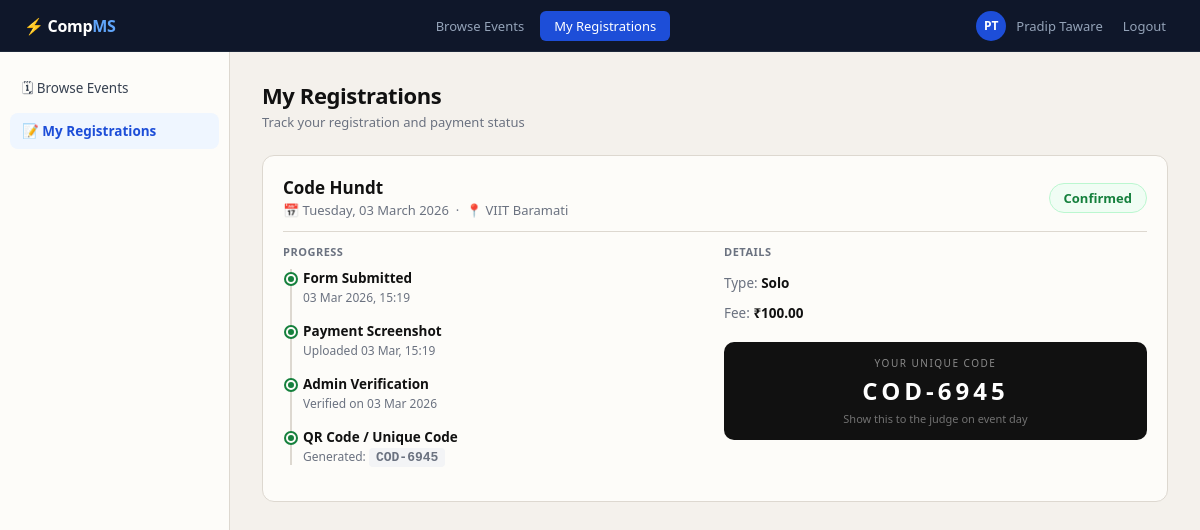
/my-registrations/ (signed in), run on the app's committed database.
### events/models.py (models this page shows, shortened)
class Registration(models.Model):
    PTYPE = [
        ('solo',  'Solo'),
        ('group', 'Group'),
    ]
    PAY_STATUS = [
        ('not_uploaded', 'Not Uploaded'),
        ('pending',      'Pending Verification'),
        ('verified',     'Verified'),
        ('rejected',     'Rejected'),
    ]
    student = models.ForeignKey(User, on_delete=models.CASCADE,
                                related_name='registrations')
    event   = models.ForeignKey(Event, on_delete=models.CASCADE,
                                related_name='registrations')
    registered_at = models.DateTimeField(auto_now_add=True)
    participation_type = models.CharField(max_length=10, choices=PTYPE, default='solo')
    group_name         = models.CharField(max_length=200, blank=True)
    member_names       = models.TextField(blank=True,
                            help_text='Comma-separated member names (for group)')
    payment_screenshot  = models.ImageField(upload_to='payments/%Y/%m/',
                                            blank=True, null=True)
    payment_status      = models.CharField(max_length=20, choices=PAY_STATUS,
                                           default='not_uploaded')
    payment_uploaded_at = models.DateTimeField(null=True, blank=True)
    verified_by      = models.ForeignKey(User, on_delete=models.SET_NULL,
                                         null=True, blank=True,
                                         related_name='verified_registrations')
    verified_at      = models.DateTimeField(null=True, blank=True)
    rejection_reason = models.TextField(blank=True)
    unique_code = models.CharField(max_length=20, blank=True, unique=True, null=True)
    class Meta:
        ordering = ['-registered_at']
        unique_together = [['student', 'event']]   # one registration per student per event
    @property
    def status_label(self):
        labels = {
            'not_uploaded': ('gray',  'Awaiting Payment'),
            'pending':      ('amber', 'Under Review'),
            'verified':     ('green', 'Confirmed'),
            'rejected':     ('red',   'Rejected'),
        }
        return labels.get(self.payment_status, ('gray', self.payment_status))

class Event(models.Model):
    CATEGORY = [
        ('technical', 'Technical'),
        ('cultural',  'Cultural'),
        ('sports',    'Sports'),
        ('other',     'Other'),
    ]
    ETYPE = [
        ('solo',  'Solo Only'),
        ('group', 'Group Only'),
        ('both',  'Solo & Group'),
    ]
    name             = models.CharField(max_length=200)
    description      = models.TextField(blank=True)
    date             = models.DateField()
    venue            = models.CharField(max_length=200)
    category         = models.CharField(max_length=20, choices=CATEGORY, default='technical')
    event_type       = models.CharField(max_length=10, choices=ETYPE, default='both')
    registration_fee = models.DecimalField(max_digits=8, decimal_places=2)
    max_participants = models.PositiveIntegerField(default=100)
    upi_id           = models.CharField(max_length=100, default='college@upi',
                                        help_text='UPI ID students should pay to')
    created_by       = models.ForeignKey(User, on_delete=models.SET_NULL,
                                         null=True, related_name='created_events')
    created_at       = models.DateTimeField(auto_now_add=True)
    is_active        = models.BooleanField(default=True)
    class Meta:
        ordering = ['-date']

### events/views.py (the view)
# urls.py: path('my-registrations/',              views.my_registrations, name='my_registrations'),
@login_required
def my_registrations(request):
    regs = Registration.objects.filter(
        student=request.user
    ).select_related('event').order_by('-registered_at')
    return render(request, 'events/my_registrations.html', {'regs': regs})

### templates/events/my_registrations.html (shortened to what this page needs)
{% extends 'base.html' %}
{% block content %}
<div class="wrap">
  <aside class="side">
    <div class="side-sec">
      <a href="{% url 'event_list' %}" class="side-a">🗓 Browse Events</a>
      <a href="{% url 'my_registrations' %}" class="side-a on">📝 My Registrations</a>
    </div>
  </aside>
  <main class="main">
    <div class="ph">
      <div class="ph-title">My Registrations</div>
      <div class="ph-sub">Track your registration and payment status</div>
    </div>
    {% for reg in regs %}
    <div class="card">
      <div class="between mb12" style="padding-bottom:12px;border-bottom:1px solid var(--border)">
        <div>
          <div style="font-size:17px;font-weight:800">{{ reg.event.name }}</div>
          <div style="font-size:13px;color:var(--muted);margin-top:2px">
            📅 {{ reg.event.date|date:"l, d F Y" }} &nbsp;·&nbsp; 📍 {{ reg.event.venue }}
          </div>
        </div>
        {% with reg.status_label as sl %}
          <span class="badge b-{{ sl.0 }}" style="font-size:13px;padding:5px 14px">{{ sl.1 }}</span>
        {% endwith %}
      </div>
      <div class="g2">
        <div>
          <div style="font-size:11px;font-weight:700;color:var(--muted);text-transform:uppercase;letter-spacing:.5px;margin-bottom:10px">Progress</div>
          <div class="tl">
            <div class="tl-item">
              <div class="tl-dot done"></div>
              <div class="tl-t">Form Submitted</div>
              <div class="tl-m">{{ reg.registered_at|date:"d M Y, H:i" }}</div>
            </div>
            <div class="tl-item">
              <div class="tl-dot {% if reg.payment_screenshot %}done{% else %}warn{% endif %}"></div>
              <div class="tl-t">Payment Screenshot</div>
              <div class="tl-m">
                {% if reg.payment_screenshot %}
                  Uploaded {{ reg.payment_uploaded_at|date:"d M, H:i" }}
                {% else %}
                  <span style="color:#D97706">Not uploaded yet</span>
                {% endif %}
              </div>
            </div>
            <div class="tl-item">
              <div class="tl-dot {% if reg.payment_status == 'verified' %}done{% elif reg.payment_status == 'rejected' %}{% else %}wait{% endif %}"></div>
              <div class="tl-t">Admin Verification</div>
              <div class="tl-m">
                {% if reg.payment_status == 'verified' %}
                  Verified on {{ reg.verified_at|date:"d M Y" }}
                {% elif reg.payment_status == 'rejected' %}
                  <span style="color:var(--red)">Rejected — {{ reg.rejection_reason|default:"See admin" }}</span>
                {% else %}
                  Waiting for admin review
                {% endif %}
              </div>
            </div>
            <div class="tl-item">
              <div class="tl-dot {% if reg.unique_code %}done{% else %}wait{% endif %}"></div>
              <div class="tl-t">QR Code / Unique Code</div>
              <div class="tl-m">
                {% if reg.unique_code %}
                  Generated: <code>{{ reg.unique_code }}</code>
                {% else %}
                  Generated after payment is verified
                {% endif %}
              </div>
            </div>
          </div>
        </div>
        <div>
          <div style="font-size:11px;font-weight:700;color:var(--muted);text-transform:uppercase;letter-spacing:.5px;margin-bottom:10px">Details</div>
          <div style="font-size:13.5px;line-height:2.2">
            <div><span class="muted">Type:</span> <strong>{{ reg.get_participation_type_display }}</strong>{% if reg.group_name %} — {{ reg.group_name }}{% endif %}</div>
            <div><span class="muted">Fee:</span> <strong>₹{{ reg.event.registration_fee }}</strong></div>
          </div>
          {% if reg.unique_code %}
          <div style="margin-top:14px;background:var(--ink);color:#fff;border-radius:10px;padding:14px;text-align:center">
            <div style="font-size:10px;opacity:.5;letter-spacing:1.5px;text-transform:uppercase;margin-bottom:4px">Your Unique Code</div>
            <div style="font-size:24px;font-weight:800;letter-spacing:4px">{{ reg.unique_code }}</div>
            <div style="font-size:11px;opacity:.4;margin-top:4px">Show this to the judge on event day</div>
          </div>
          {% endif %}
        </div>
      </div>
    </div>
    {% endfor %}
  </main>
</div>
{% endblock %}

### templates/base.html (shortened to what this page needs)
<!DOCTYPE html>
<html lang="en">
<head>
</head>
<body>
{% if user.is_authenticated %}
<nav class="nav">
  <a href="/" class="nav-brand">⚡ Comp<em>MS</em></a>
  <div class="nav-links">
    {% if user.is_staff %}
      <a href="{% url 'admin_dashboard' %}" class="nav-link {% if 'dashboard' in request.resolver_match.url_name %}on{% endif %}">Dashboard</a>
      <a href="{% url 'admin_events' %}" class="nav-link {% if 'event' in request.resolver_match.url_name %}on{% endif %}">Events</a>
      <a href="{% url 'admin_registrations' %}" class="nav-link {% if 'registration' in request.resolver_match.url_name or 'verify' in request.resolver_match.url_name %}on{% endif %}">Registrations</a>
    {% else %}
      <a href="{% url 'event_list' %}" class="nav-link {% if request.resolver_match.url_name == 'event_list' %}on{% endif %}">Browse Events</a>
      <a href="{% url 'my_registrations' %}" class="nav-link {% if request.resolver_match.url_name == 'my_registrations' %}on{% endif %}">My Registrations</a>
    {% endif %}
  </div>
  <div class="nav-right">
    <div class="nav-avatar">{{ user.first_name|first|upper }}{{ user.last_name|first|upper }}</div>
    <span class="nav-name">{{ user.get_full_name|default:user.username }}</span>
    <a href="{% url 'logout' %}" class="nav-link" style="padding:5px 10px">Logout</a>
  </div>
</nav>
{% endif %}
{% block content %}{% endblock %}
</body>
</html>

### templates/base.html (style rules this page uses)
* { margin:0;padding:0;box-sizing:border-box }
:root { --bg:#F4F1EC; --card:#FDFCF9; --border:#DDD8D0; --ink:#111; --muted:#6B7280; --soft:#EAE7E0; --blue:#1D4ED8; --blue-h:#1E3A8A; --green:#15803D; --green-bg:#F0FDF4; --green-bd:#BBF7D0; --amber:#92400E; --amber-bg:#FFFBEB; --amber-bd:#FDE68A; --red:#B91C1C; --red-bg:#FEF2F2; --red-bd:#FECACA; --sidebar:230px; }
body { font-family:'Segoe UI',system-ui,sans-serif;background:var(--bg);color:var(--ink);min-height:100vh;font-size:14px }
a { color:inherit;text-decoration:none }
.nav { background:#0F172A; height:52px; display:flex;align-items:center;justify-content:space-between; padding:0 24px; position:sticky; top:0; z-index:300; border-bottom:1px solid #1E293B; }
.nav-brand { font-weight:800;font-size:16px;color:#fff;letter-spacing:-.3px }
.nav-brand em { color:#60A5FA;font-style:normal }
.nav-links { display:flex;gap:2px }
.nav-link { color:#94A3B8;padding:6px 14px;border-radius:6px; font-size:13px;font-weight:500;transition:.15s; }
.nav-link.on { color:#fff;background:var(--blue) }
.nav-right { display:flex;align-items:center;gap:10px }
.nav-avatar { width:30px;height:30px;border-radius:50%; background:var(--blue);color:#fff; display:flex;align-items:center;justify-content:center; font-size:12px;font-weight:700; }
.nav-name { color:#94A3B8;font-size:13px }
.wrap { display:flex;min-height:calc(100vh - 52px) }
.side { width:var(--sidebar);background:var(--card); border-right:1px solid var(--border); padding:18px 0; flex-shrink:0; }
.side-sec { padding:0 10px;margin-bottom:4px }
.side-a { display:flex;align-items:center;gap:9px; padding:9px 12px;border-radius:8px; font-size:13.5px;color:#374151;margin-bottom:2px; transition:.15s; }
.side-a.on { background:#EFF6FF;color:var(--blue);font-weight:600 }
.main { flex:1;padding:28px 32px;overflow-y:auto }
.ph { margin-bottom:24px }
.ph-title { font-size:22px;font-weight:800;letter-spacing:-.4px }
.ph-sub { font-size:13px;color:var(--muted);margin-top:3px }
.card { background:var(--card);border:1px solid var(--border);border-radius:12px;padding:20px;margin-bottom:18px }
.g2 { display:grid;grid-template-columns:1fr 1fr;gap:18px }
.badge { display:inline-flex;align-items:center;padding:3px 9px;border-radius:20px;font-size:11.5px;font-weight:600;white-space:nowrap }
.b-green { background:var(--green-bg);color:var(--green);border:1px solid var(--green-bd) }
.between { display:flex;align-items:center;justify-content:space-between }
.muted { color:var(--muted) }
.mb12 { margin-bottom:12px }
code { font-size:13px;background:#F3F4F6;padding:2px 7px;border-radius:4px;font-family:monospace;font-weight:700 }
.tl { padding-left:20px;position:relative }
.tl::before { content:'';position:absolute;left:7px;top:0;bottom:0;width:2px;background:var(--border) }
.tl-item { position:relative;margin-bottom:16px }
.tl-dot { position:absolute;left:-17px;top:5px;width:10px;height:10px;border-radius:50%;background:var(--blue);border:2px solid var(--card);box-shadow:0 0 0 2px var(--blue) }
.tl-dot.done { background:var(--green);box-shadow:0 0 0 2px var(--green) }
.tl-t { font-size:13.5px;font-weight:600 }
.tl-m { font-size:12px;color:var(--muted);margin-top:2px }

### data on the page
Registration: event.name "Code Hundt", event "Tuesday, 03 March 2026", event.venue "VIIT Baramati", status_label.1 "Confirmed", registered_at "03 Mar 2026, 15:19", payment_uploaded_at "03 Mar, 15:19", verified_at "03 Mar 2026", unique_code "COD-6945", participation_type "Solo", event.registration_fee "100.00"

### other printed values
{{ user.first_name|first|upper }} "P"
{{ user.last_name|first|upper }} "T"
{{ user.get_full_name|default:user.username }} "Pradip Taware"
